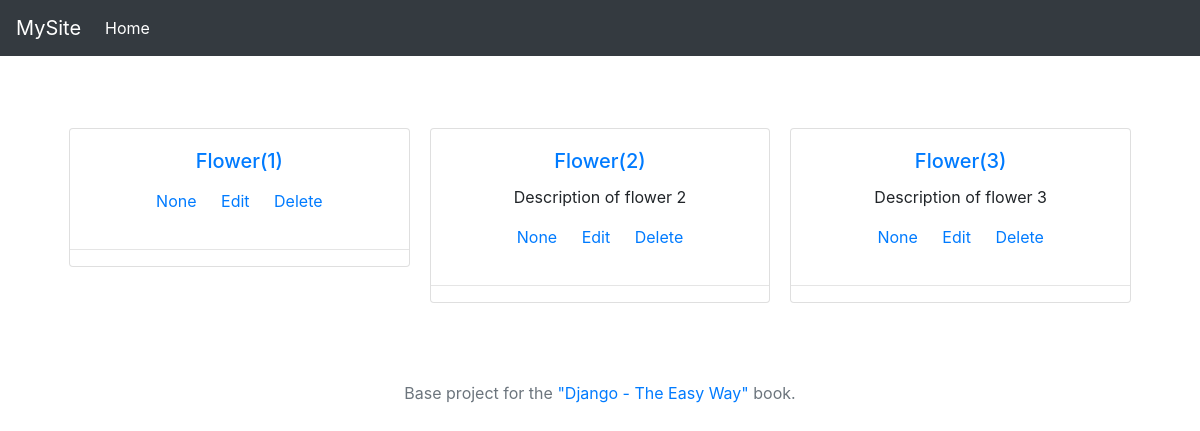
The app's page /, older data.
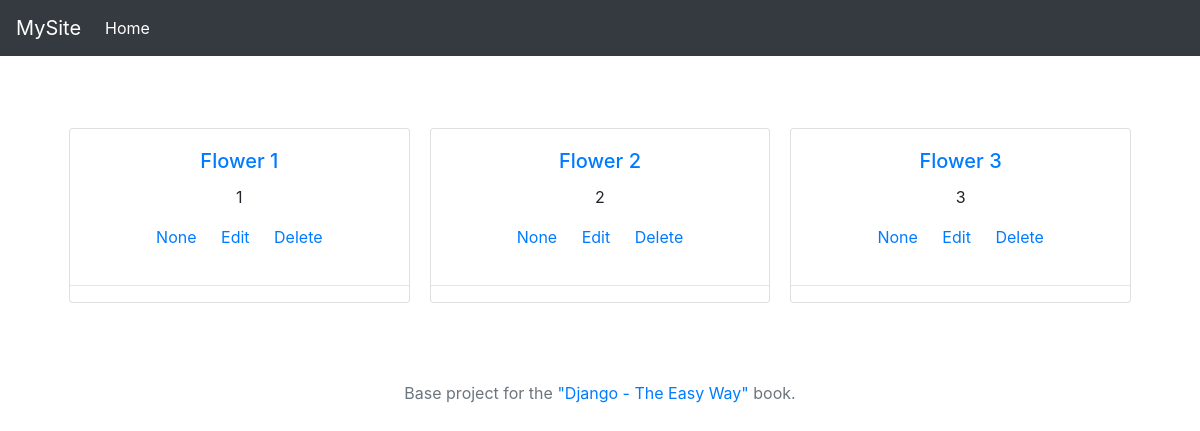
The same page, newer data.
### myapp1/models.py (models this page shows, shortened)
class Flower(models.Model):
    title = models.CharField(max_length=255, default='')
    description = models.TextField(default='')
    slug = models.SlugField(blank=True, default='')
    category = models.ForeignKey(Category, null=True, on_delete=models.PROTECT)

### myapp1/views.py (the view)
# urls.py: path('', myapp_views.index, name='index'),
def index(request):
    flowers = Flower.objects.all()
    return render(request, 'myapp1/index.html', {'flowers': flowers})

### myapp1/templates/myapp1/index.html (shortened to what this page needs)
{% extends 'base/base.html' %}
{% block content %}
<div class="card-columns">
{% for flower in flowers %}
    <div class="card">
        <div class="card-body">
            <h5 class="card-title"><a href="{% url 'detail' flower.slug%}">{{ flower.title }}</a></h5>
            <p class="card-text">{{ flower.description | truncatechars:100 }}</p>
            <a href="#" class="card-link">{{ flower.category }}</a>
            <a href="/admin/myapp/flower/{{ flower.id }}/change/" class="card-link">Edit</a>
            <a href="/admin/myapp/flower/{{ flower.id }}/delete/" class="card-link">Delete</a>
        </div>
        <hr>
    </div>
{% endfor %}
</div>
{% endblock %}

### base/templates/base/base.html (shortened to what this page needs)
{% load static%}
<!doctype html>
<html lang="en">
  <head>
    <link rel="stylesheet" href="https://stackpath.bootstrapcdn.com/bootstrap/4.1.3/css/bootstrap.min.css">
    <link rel="stylesheet" href="{% static 'base/css/site.css' %}">
  </head>
  <body>
    <nav class="navbar navbar-expand-md navbar-dark bg-dark fixed-top">
      <a class="navbar-brand" href="/">MySite</a>
      <div class="collapse navbar-collapse" id="navbarsExampleDefault">
	<ul class="navbar-nav mr-auto">
	  <li class="nav-item active">
            <a class="nav-link" href="/">Home <span class="sr-only">(current)</span></a>
	  </li>
	</ul>
      </div>
    </nav>
    <main role="main" class="container">
      <div class="starter-template">
	{% block content %}{% endblock %}
      </div>
    </main>
    <footer class="footer">
      <div class="container">
        <span class="text-muted">
          Base project for the <a target="_blank" href="https://leanpub.com/django-the-easy-way">"Django - The Easy Way" </a>book.
        </span>
      </div>
    </footer>
  </body>
</html>

### base/static/base/css/site.css (style rules this page uses)
body { padding-top: 5rem; }
.starter-template { padding: 3rem 1.5rem; text-align: center; }
.footer { text-align: center; font-size: 16px; height: 60px; line-height: 60px; }

Row changes from the older to the newer data that the page shows:
changed Flower: title "Flower(1)" → "Flower 1"; description (not shown) → "1"
changed Flower: title "Flower(2)" → "Flower 2"; description "Description of flower 2" → "2"
changed Flower: title "Flower(3)" → "Flower 3"; description "Description of flower 3" → "3"
